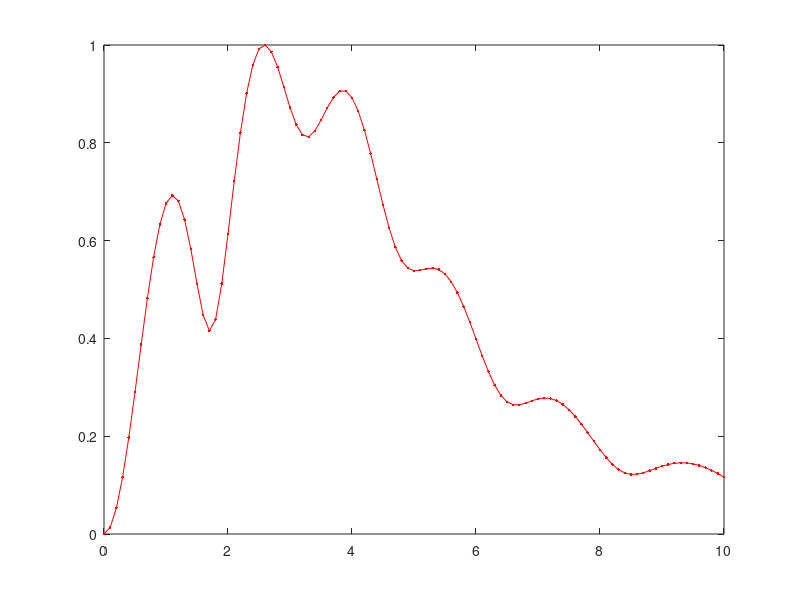

Recreate this plot in MATLAB.
% This program computes Ex and Ey for TEmn mode waveguide antenna, m=1, n=1
% at height z = 10*lambda in the plane y = 0 (0<x<10*lambda)
% the radius of the antenna is a = 5**lambda
% ph is the angle in azimuth direction



clear all
clc

eps0=8.85418781761e-12;
mu0=pi*4e-7;
c0=1/sqrt(eps0*mu0);
f=c0;
lambda=c0/f;
beta=2*pi/lambda;

m=1;n=1;Xmn=1.841;

M=40;N=10;

a=5*lambda;
z=10*lambda;
y=0;

ph=pi/2;

%%%%%%%%%%%%%%%%%%%%%%%%%%%%%%%%%%%%%%%%%%%%%%%%%%%%%%%%%%%%%%%%%%%%%



xo=eps:0.1:10;


for t=1:length(xo)
    
    x=xo(t);
    
    rho=sqrt(x^2+y^2);
    r=sqrt(z^2+rho^2);
    
    Ra=sqrt(r^2+a^2);
    
    %Y00=-(1.841/2)*(besselh(0.5,2,beta*r)*sqrt(pi/(2*beta*r))-besselh(0.5,2,beta*Ra)*sqrt(pi/(2*beta*Ra)))/(beta*a);
    
    sumqc=0;
    sumqs=0;
    
    for q=0:N
        
        Fq=((-1)^q)*((Xmn/(beta*a))^(2*q+m))/(gamma(q+1)*gamma(q+m));
        
        
        sumpc=0;
        sumps=0;
        
        for p=0:M
            
            
            Cpq=((Xmn/a)^2)*(rho^2)/((q+m)*(q+m+1)*(p+m)*(p+m+1));
            
            Fp=((beta*rho)^(2*p+m-1))/(gamma(p+1)*gamma(p+m));
            
            L=p+q+m;
            
            FLa=2^(L);
            
            Da0=(gamma(L)/FLa);
            Ga0=((beta*r)^(q-p));
            Ha0=besselh(p-q+0.5,2,beta*r)*sqrt(pi/(2*beta*r));
            
            suma=Da0*Ga0*Ha0;
            
            for va=0:L-1
                
                Da=gamma(L)/gamma(L-va);
                Ea=((beta*a/2)^(2*q+m-va-1))/(2^(va+1));
                Ga= ((a/(2*Ra))^(2*p+m-va-1));
                Ha=besselh(2*p+m-va-0.5,2,beta*Ra)*sqrt(pi/(2*beta*Ra));
                
                
                suma=suma-Da*Ea*Ga*Ha;
                
            end
            
            FLb=2^(L+2); 
            
            Db0=gamma(L+2)/FLb;
            Gb0=(beta*r)^(q-p);
            Hb0=besselh(p-q+0.5,2,beta*r)*sqrt(pi/(2*beta*r));
            
            sumb=Db0*Gb0*Hb0;
            
            for vb=0:L+1
                
                Db=gamma(L+2)/gamma(L-vb+2);
                Eb=((beta*a/2)^(2*q+m-vb+1))/(2^(vb+1));
                Gb=((a/(2*Ra))^(2*p+m-vb+1));
                Hb=besselh(2*p+m-vb+1.5,2,beta*Ra)*sqrt(pi/(2*beta*Ra));
                
                sumb=sumb-Db*Eb*Gb*Hb;
                
            end
            
            Fcpa=cos((m-1)*ph)*suma;
            Fcpb=cos((m+1)*ph)*Cpq*sumb;
            
            Fspa=sin((m-1)*ph)*suma;
            Fspb=sin((m+1)*ph)*Cpq*sumb;
            
            
            sumpc=sumpc+Fp*(Fcpa-Fcpb);
            sumps=sumps+Fp*(Fspa+Fspb);
            
            
            
        end
        
        sumqc=sumqc+Fq*sumpc;
        sumqs=sumqs+Fq*sumps;
        
    end
    
    Ex(t)=j*beta^2*z*sumqs;
    Ey(t)=j*beta^2*z*sumqc;
    
    
end

%save e:\JUNE2023\datasam\WTEmn\TE11020005.mat Ey xo a z ph Xmn m n q p  %From WT1108
%save e:\JUNE2023\datasam\WTEmn\TE11029005.mat Ey xo a z ph Xmn m n q p  %From WT1108

%save e:\JUNE2023\datasam\WTEmn\TE21050010.mat Ey xo a z ph Xmn m n q p  %From WT1108
%save e:\JUNE2023\datasam\WTEmn\TE21059010.mat Ex xo a z ph Xmn m n q p  %From WT1108

%save e:\JUNE2023\datasam\WTEmn\TE21050005.mat Ey xo a z ph Xmn m n q p  %From WT1108
%save e:\JUNE2023\datasam\WTEmn\TE21059005.mat Ex xo a z ph Xmn m n q p  %From WT1108

plot(xo,abs(Ex)/max(abs(Ex)),'r.-')
        
